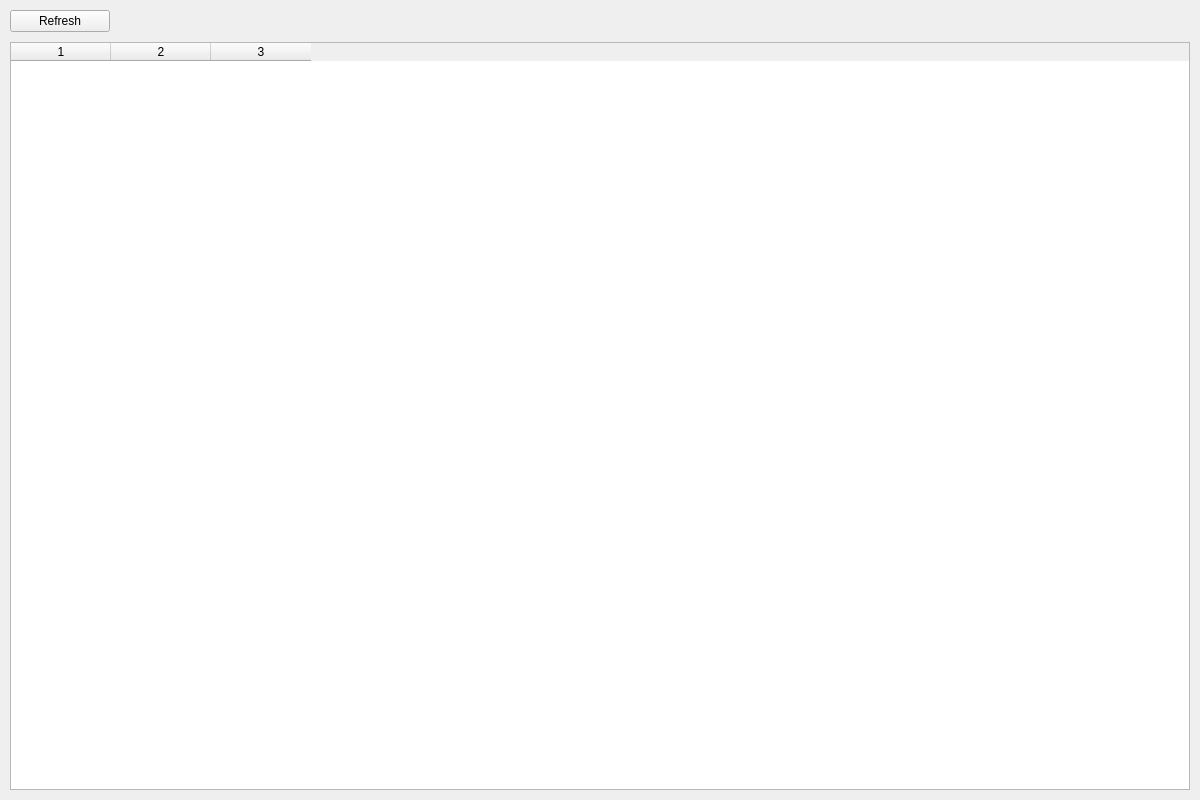
<?xml version="1.0" encoding="UTF-8"?>
<ui version="4.0">
 <class>WifiInfoView</class>
 <widget class="QWidget" name="WifiInfoView">
  <property name="geometry">
   <rect>
    <x>0</x>
    <y>0</y>
    <width>1200</width>
    <height>800</height>
   </rect>
  </property>
  <property name="windowTitle">
   <string>WiFi Info</string>
  </property>
  <layout class="QVBoxLayout" name="verticalLayout">
   <property name="spacing">
    <number>10</number>
   </property>
   <property name="leftMargin">
    <number>10</number>
   </property>
   <property name="topMargin">
    <number>10</number>
   </property>
   <property name="rightMargin">
    <number>10</number>
   </property>
   <property name="bottomMargin">
    <number>10</number>
   </property>
   <item>
    <widget class="QPushButton" name="btnRefresh">
     <property name="text">
      <string>Refresh</string>
     </property>
     <property name="maximumSize">
      <size>
       <width>100</width>
       <height>16777215</height>
      </size>
     </property>
    </widget>
   </item>
   <item>
    <widget class="QTableWidget" name="tableWifi">
     <property name="columnCount">
      <number>3</number>
     </property>
     <property name="rowCount">
      <number>0</number>
     </property>
    </widget>
   </item>
  </layout>
 </widget>
 <resources/>
 <connections/>
</ui>
